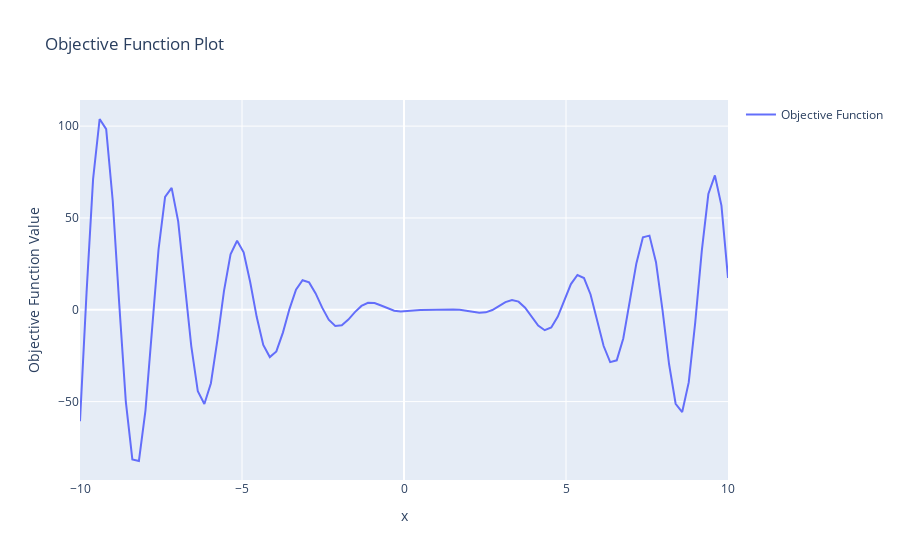

Notebook code cell kept with this figure:
### Code cell
import numpy as np
import plotly.graph_objects as go

def sinusoidal_synthetic(x: np.ndarray) -> np.ndarray:
    r"""
    Computes the function f(x) = -(x-1)^2 * \sin(3x + 5^{-1} + 1) for a given numpy input x.

    Args:
        x (np.ndarray): Input array of shape (N, 1) where N is the number of data points.
                        If the input is (N,), it will be automatically reshaped to (N, 1).

    Returns:
        np.ndarray: Output array of shape (N, 1) representing the computed values of f(x).

    f(x) = -(x-1)^2 \sin(3x + 5^{-1} + 1)
    """
    # If the input is of shape (N,), reshape it to (N, 1)
    if x.ndim == 1:
        x = x[:, None]
    elif x.ndim == 2 and x.shape[1] == 1:
        pass
    else:
        raise ValueError("Input must be of shape (N,) or (N, 1)")

    # Compute the function
    term1 = -(x - 1) ** 2
    term2 = np.sin(3 * x + 1 / 5 + 1)
    val = term1 * term2
    return val



# Define the objective function
def objective_function(x):
    return sinusoidal_synthetic(x)

# Generate input data (e.g., from -10 to 10)
x_values = np.linspace(-10, 10, 100).reshape(-1, 1)
y_values = objective_function(x_values)

# Create the plot
fig = go.Figure()

# Add trace for the objective function
fig.add_trace(go.Scatter(x=x_values.flatten(), y=y_values.flatten(), mode='lines', name='Objective Function'))

# Update layout
fig.update_layout(
    title="Objective Function Plot",
    xaxis_title="x",
    yaxis_title="Objective Function Value",
    showlegend=True
)

# Show the plot
fig.show()

### Figure 1 — Plotly figure (JSON) as saved in the notebook; plotly's stock layout.template omitted (floating-point values rounded to 4 significant figures)
{"data": [{"mode": "lines", "name": "Objective Function", "type": "scatter", "x": [-10, -9.798, -9.596, -9.394, -9.192, -8.99, -8.788, -8.586, -8.384, -8.182, -7.98, -7.778, -7.576, -7.374, -7.172, -6.97, -6.768, -6.566, -6.364, -6.162, -5.96, -5.758, -5.556, -5.354, -5.152, -4.949, -4.747, -4.545, -4.343, -4.141, -3.939, -3.737, -3.535, -3.333, -3.131, -2.929, -2.727, -2.525, -2.323, -2.121, -1.919, -1.717, -1.515, -1.313, -1.111, -0.9091, -0.7071, -0.5051, -0.303, -0.101, 0.101, 0.303, 0.5051, 0.7071, 0.9091, 1.111, 1.313, 1.515, 1.717, 1.919, 2.121, 2.323, 2.525, 2.727, 2.929, 3.131, 3.333, 3.535, 3.737, 3.939, 4.141, 4.343, 4.545, 4.747, 4.949, 5.152, 5.354, 5.556, 5.758, 5.96, 6.162, 6.364, 6.566, 6.768, 6.97, 7.172, 7.374, 7.576, 7.778, 7.98, 8.182, 8.384, 8.586, 8.788, 8.99, 9.192, 9.394, 9.596, 9.798, 10], "y": [-60.72, 9.364, 71.16, 103.9, 98.34, 59.35, 2.959, -49.99, -81.46, -82.34, -54.86, -10.92, 32.9, 61.51, 66.41, 48.12, 15.13, -19.77, -44.38, -51.29, -39.98, -16.29, 10.27, 30.26, 37.58, 31.25, 15.14, -3.987, -19.17, -25.75, -22.68, -12.44, 0.385, 10.98, 16.09, 14.9, 8.935, 1.149, -5.425, -8.767, -8.42, -5.347, -1.281, 2.094, 3.77, 3.641, 2.321, 0.7021, -0.487, -0.9473, -0.8063, -0.4171, -0.1013, 0.01533, 0.005846, 0.01215, 0.08925, 0.1359, -0.03512, -0.5276, -1.205, -1.664, -1.406, -0.1281, 1.987, 4.181, 5.331, 4.43, 1.151, -3.772, -8.599, -11.13, -9.621, -3.685, 5.21, 13.98, 18.95, 17.27, 8.329, -5.589, -19.76, -28.53, -27.52, -15.6, 4.193, 25.23, 39.45, 40.39, 25.92, -0.3241, -29.66, -51.18, -55.7, -39.57, -6.668, 32.26, 63.03, 73.14, 56.7, 17.35]}], "layout": {"showlegend": true, "title": {"text": "Objective Function Plot"}, "xaxis": {"title": {"text": "x"}}, "yaxis": {"title": {"text": "Objective Function Value"}}}}
